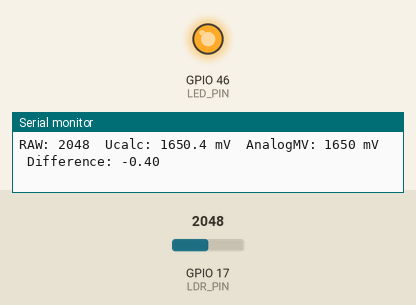
The program below on a simulated ESP32. Shown: output pins drawn as LEDs (lit = HIGH), the last lines printed to the serial monitor. The test bench sets the inputs (shaded band); at power-on: GPIO 17 (LDR_PIN) = 2048 (analog values on the 0–4095 scale).

Above: at 1.2 s.
1.3 s: GPIO 17 (LDR_PIN) set to 564
2.8 s: GPIO 17 (LDR_PIN) set to 469
At 3.1 s:
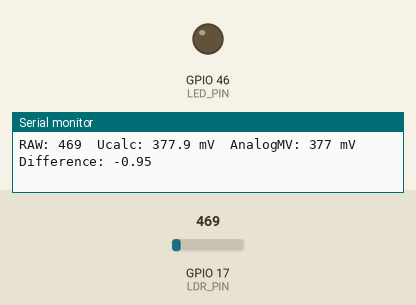
Timing chart, 0 to 5.8 s (numbered marks = the images above; inputs shaded):
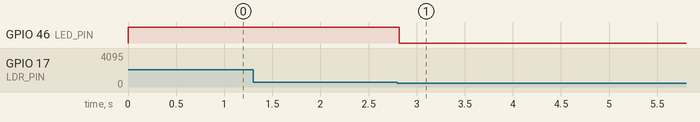

Measured:
- the behaviour switches between 513 and 512 on GPIO 17 (LDR_PIN) (found by bisection; images 0 and 1)
- after the input at 2.8 s, GPIO 46 (LED_PIN): HIGH → LOW after 0.02 s instead of 2.2 s

The program:

main.cpp
```cpp
#include <Arduino.h>
#include "adc.h"
#include "led.h"

void setup() {
  Serial.begin(115200);
  adcInit();
  ledInit();
}

void loop() {
  updateResolution();
  updateAttenuation();

  int raw = readRaw();
  float uCalc = calcVoltage(raw);
  int analogMV = readMilliVolts();

  printReadings(raw, uCalc, analogMV);
  updateLed(raw);

  delay(100);
}
```

adc.h
```cpp
#pragma once
#include <Arduino.h>

#define LDR_PIN 17
#define ADC_MAX 4095.0
#define U_REF 3300.0

void adcInit();
void updateResolution();
void updateAttenuation();
int readRaw();
float calcVoltage(int raw);
int readMilliVolts();
void printReadings(int raw, float uCalc, int analogMV);
```

led.h
```cpp
#pragma once
#include <Arduino.h>

#define LED_PIN 46
#define LDR_THRESHOLD 512

void ledInit();
void updateLed(int ldrValue);
```

adc.cpp
```cpp
#include "adc.h"

static int resolution = 12;
static unsigned long lastChange = 0;
static int attenIndex = 0;
static unsigned long lastAttenChange = 0;
static adc_attenuation_t attens[] = {ADC_0db, ADC_2_5db, ADC_6db, ADC_11db};
static const char* attenNames[] = {"0dB", "2.5dB", "6dB", "11dB"};

void adcInit() {
  pinMode(LDR_PIN, INPUT);
  analogReadResolution(12);
}

void updateResolution() {
  if (millis() - lastChange >= 5000) {
    lastChange = millis();
    resolution++;
    if (resolution > 12) resolution = 9;
    analogReadResolution(resolution);
    Serial.print("--- Resolution: ");
    Serial.print(resolution);
    Serial.println(" bit ---");
  }
}

void updateAttenuation() {
  if (millis() - lastAttenChange >= 7000) {
    lastAttenChange = millis();
    attenIndex = (attenIndex + 1) % 4;
    analogSetPinAttenuation(LDR_PIN, attens[attenIndex]);
    Serial.print("--- Attenuation: ");
    Serial.print(attenNames[attenIndex]);
    Serial.println(" ---");
  }
}

int readRaw() {
  return analogRead(LDR_PIN);
}

float calcVoltage(int raw) {
  return (raw / ADC_MAX) * U_REF;
}

int readMilliVolts() {
  return analogReadMilliVolts(LDR_PIN);
}

void printReadings(int raw, float uCalc, int analogMV) {
  Serial.print("RAW: "); Serial.print(raw);
  Serial.print("\tUcalc: "); Serial.print(uCalc, 1);
  Serial.print(" mV\tAnalogMV: "); Serial.print(analogMV);
  Serial.print(" mV\tDifference: ");
  Serial.println(analogMV - uCalc);
}
```

led.cpp
```cpp
#include "led.h"

void ledInit() {
  pinMode(LED_PIN, OUTPUT);
}

void updateLed(int ldrValue) {
  if (ldrValue > LDR_THRESHOLD) {
    digitalWrite(LED_PIN, HIGH);
  } else {
    digitalWrite(LED_PIN, LOW);
  }
}
```
